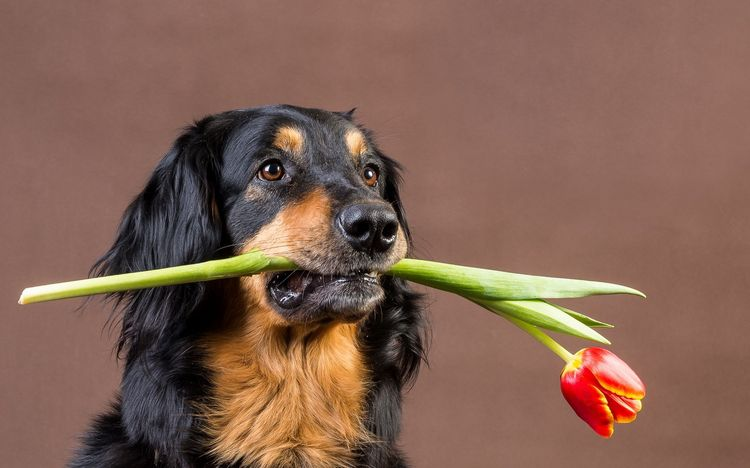
#> input picture Image to Pencil Sketch/trp.jpg, 750 x 468 px, found by its file name
$ python game.py
#> lines starting #> are read from the running program, lines starting #| are printed output that depends on the picture
import cv2

image = cv2.imread("Image to Pencil Sketch/trp.jpg")
#> image is the input picture: shape (468, 750, 3); mean B, G, R 82.5, 97.4, 129.9
gray_image = cv2.cvtColor(image, cv2.COLOR_BGR2GRAY)
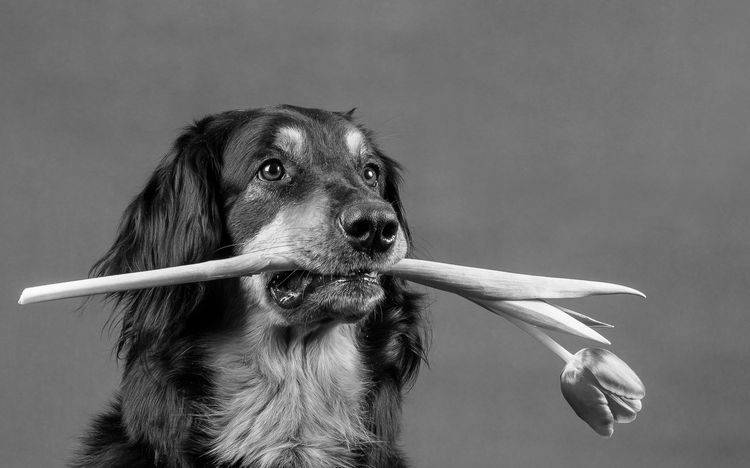
#> gray_image: shape (468, 750); min 0, max 255, mean 105.4
inverted_image = 255 - gray_image
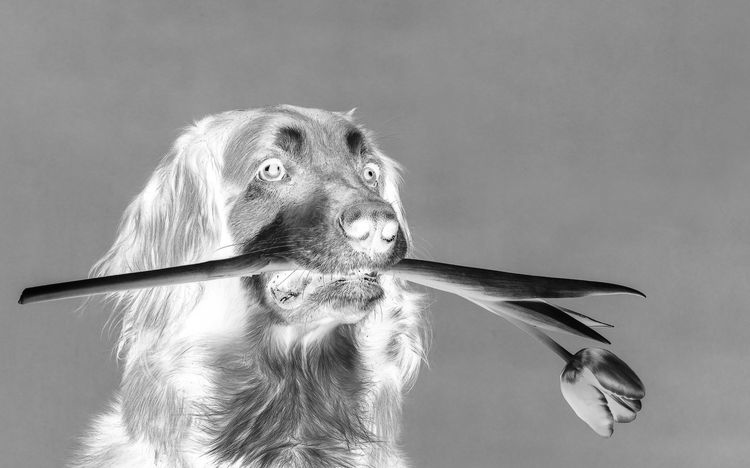
#> inverted_image: shape (468, 750); min 0, max 255, mean 149.6
blurred = cv2.GaussianBlur(inverted_image, (21, 21), 0)
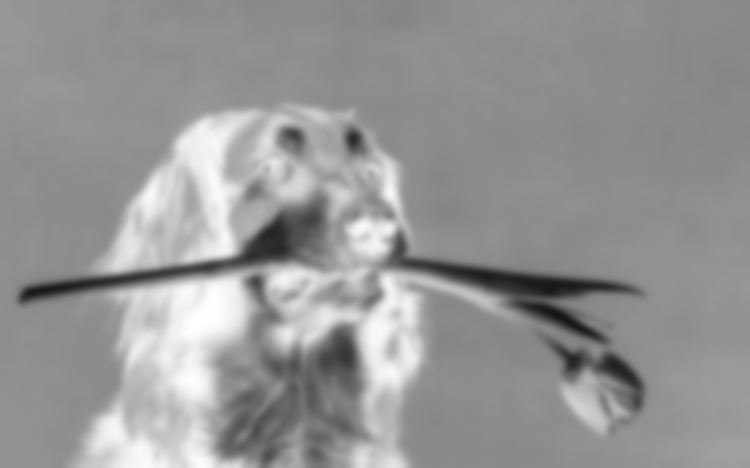
#> blurred: shape (468, 750); min 20, max 255, mean 149.6
inverted_blurred = 255 - blurred
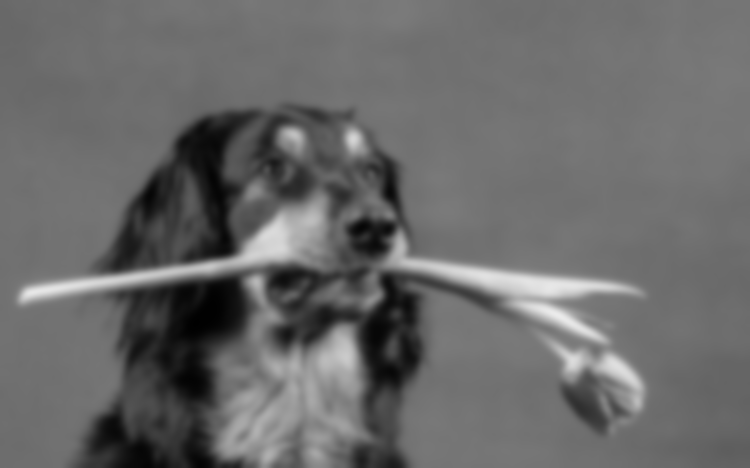
#> inverted_blurred: shape (468, 750); min 0, max 235, mean 105.4
pencil_sketch = cv2.divide(gray_image, inverted_blurred, scale=256.0)
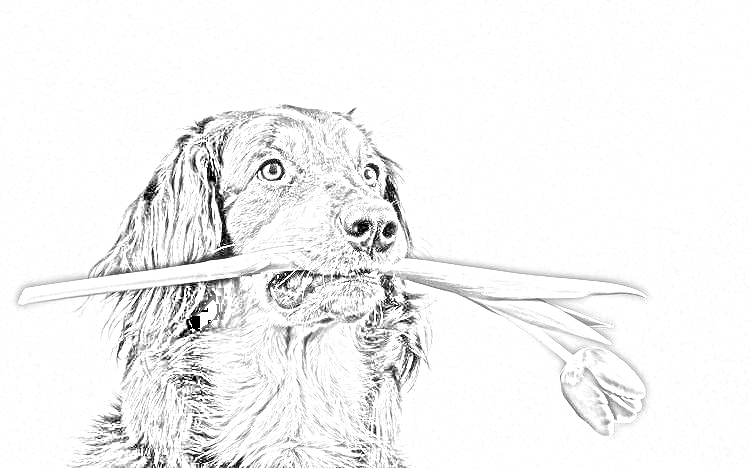
#> pencil_sketch: shape (468, 750); min 0, max 255, mean 243

# Concatenate the original and pencil sketch horizontally
combined = cv2.hconcat([image, cv2.cvtColor(pencil_sketch, cv2.COLOR_GRAY2BGR)])
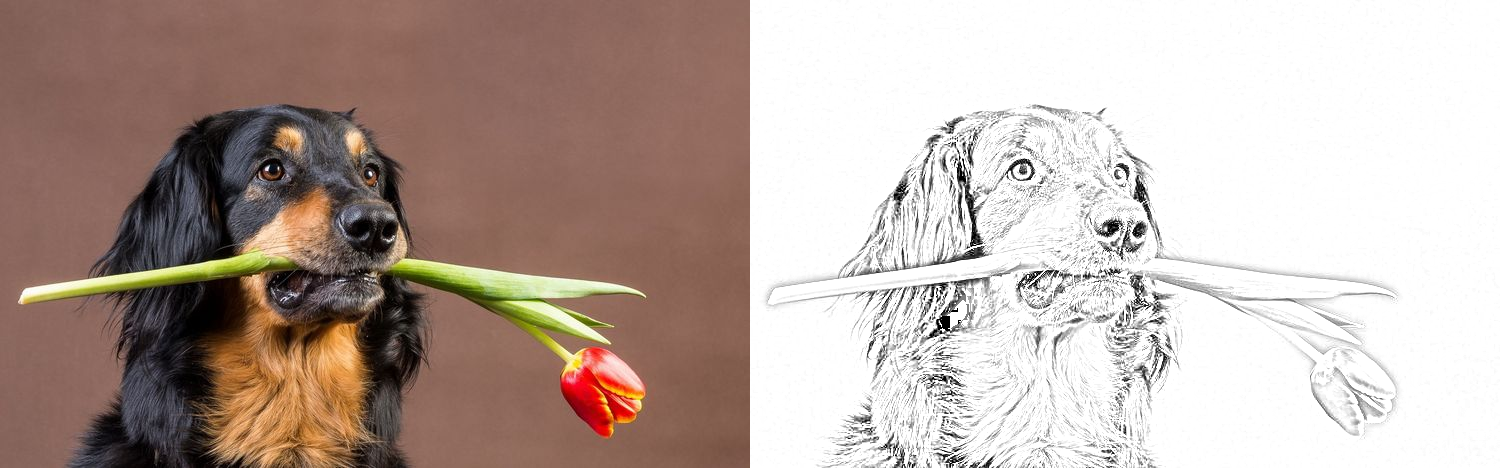
#> combined: shape (468, 1500, 3); mean B, G, R 162.8, 170.2, 186.5

# Display the combined image
cv2.imshow("Original vs Pencil Sketch", combined)
cv2.waitKey(0)

# Save the pencil sketch image
cv2.imwrite("Image to Pencil Sketch/pencil_sketch_output.jpg", pencil_sketch)
